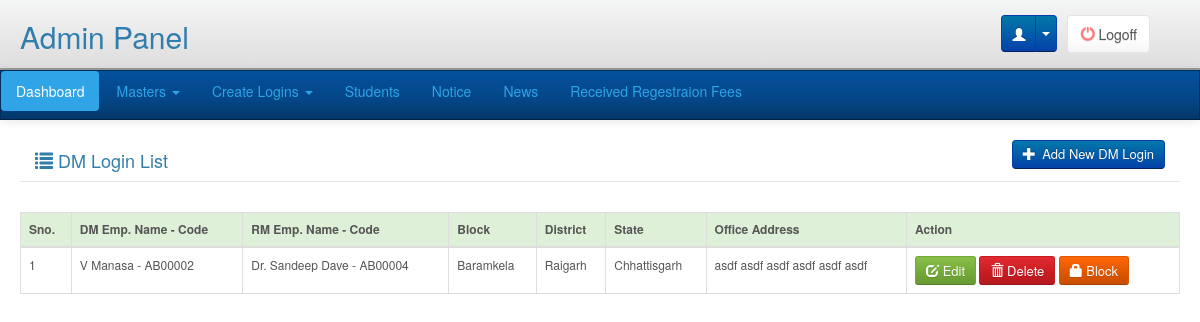
Screenshot of /adminpanel/dm-login/index.php (signed in) with the database file from the repository.
### tables this page shows
CREATE TABLE `dm_login` (
  `DM_Id` smallint(6) NOT NULL,
  `R_Emp_Code` varchar(75) NOT NULL,
  `DM_Emp_Code` varchar(75) NOT NULL,
  `DM_State` tinyint(4) NOT NULL,
  `DM_District` smallint(6) NOT NULL,
  `DM_Block` int(11) NOT NULL,
  `DM_Address` varchar(300) NOT NULL,
  `DM_Password` varchar(50) NOT NULL,
  `DM_Status` tinyint(4) NOT NULL
);

CREATE TABLE `employee_master` (
  `EMP_Id` mediumint(9) NOT NULL,
  `EMP_Code` varchar(75) NOT NULL,
  `EMP_Name` varchar(75) NOT NULL,
  `DOJ` date NOT NULL,
  `EMP_Designation` varchar(75) NOT NULL,
  `EMP_Image` varchar(75) NOT NULL,
  `State_Id` tinyint(4) NOT NULL,
  `District_Id` smallint(6) NOT NULL,
  `Block_Id` int(11) NOT NULL,
  `EMP_Address` varchar(300) NOT NULL,
  `EMP_Contact` varchar(15) NOT NULL,
  `EMP_Email` varchar(50) NOT NULL,
  `EMP_Salary` int(11) NOT NULL,
  `Posting_Place` varchar(50) NOT NULL,
  `Duty_Time` varchar(50) NOT NULL,
  `Visiting_Date_Place` varchar(50) NOT NULL,
  `emp_sign` varchar(100) NOT NULL COMMENT '//emp signature_name'
);

CREATE TABLE `block_master` (
  `Block_Id` int(11) NOT NULL,
  `Block_Name` varchar(50) NOT NULL,
  `District_Id` smallint(6) NOT NULL
);

CREATE TABLE `district_master` (
  `District_Id` smallint(6) NOT NULL,
  `State_Id` tinyint(4) NOT NULL,
  `District_Name` varchar(100) NOT NULL
);

CREATE TABLE `state_master` (
  `State_Id` tinyint(4) NOT NULL,
  `State_Name` varchar(100) NOT NULL
);

### libraries/classes/DBConn.php (called while the page is built, shortened)
<?php
class DBConn  extends Conn {
	 function ExecuteQuery($userQuery)
	{
		$result= mysql_query($userQuery);
                $num_fields = mysql_num_fields($result);
				$obj = array();
				$x=1;
				while($row=mysql_fetch_array($result)){
				  for($j=0;$j<$num_fields;$j++){
					 $name = mysql_field_name($result, $j);
					 $obj[$x][$name]=$row[$name];
					}
					$x++;
					}
     return $obj;
	}
}
?>

### adminpanel/dm-login/index.php (the view, shortened to what this page needs)
<?php
require_once(PATH_LIBRARIES.'/classes/DBConn.php');
include(PATH_ADMIN_INCLUDE.'/header.php');
$db = new DBConn();
$getrmlogin=$db->ExecuteQuery("SELECT DM_Id, R_Emp_Code, DM_Emp_Code, DM_Address, e.EMP_Name AS DEMP_Name, em.EMP_Name AS REMP_Name, DM_Password, b.Block_Name, d.District_Name, s.State_Name, CASE WHEN DM_Status = 1 THEN 'Block' WHEN DM_Status = 0 THEN 'Unblock' END DM_Status
FROM dm_login dm
LEFT JOIN block_master b ON dm.DM_Block = b.Block_Id
LEFT JOIN district_master d ON dm.DM_District = d.District_Id
LEFT JOIN state_master s ON d.State_Id = s.State_Id
LEFT JOIN employee_master e ON dm.DM_Emp_Code = e.EMP_Code
LEFT JOIN employee_master em ON dm.R_Emp_Code = em .EMP_Code
");
?>
<div class="main">
	<div class="page-title">
        <div>
            <div class="col-lg-5 pull-left"><h4><i class="glyphicon glyphicon-list"></i> DM Login List</h4></div>
            <div class="col-lg-5 pull-right">
                <div class="ef_header_tools pull-right">
                    <a class="btn btn-primary" href="add_dm.php" title="Add course"><i class="glyphicon glyphicon-plus"></i>&nbsp;Add New DM Login</a>
                </div>
            </div>
        </div>
        <div class="clearfix">&nbsp;</div>
    </div>
    <table class="table table-hover table-bordered" id="addedProducts">
      <thead>
        <tr class="success">
          <th>Sno.</th>
          <th>DM Emp. Name - Code</th>
          <th>RM Emp. Name - Code</th>
          <th>Block</th>
          <th>District</th>
          <th>State</th>
          <th>Office Address</th>
          <th>Action</th>
        </tr>
      </thead>
      <tbody>
        <?php
            $i=1;
            foreach($getrmlogin as $getrmloginVal){ ?>
        <tr>
          <td><?php echo $i;?></td>
          <td><?php echo $getrmloginVal['DEMP_Name'].' - '.$getrmloginVal['DM_Emp_Code'];?></td>
          <td><?php echo $getrmloginVal['REMP_Name'].' - '.$getrmloginVal['R_Emp_Code'];?></td>
          <td><?php echo $getrmloginVal['Block_Name'];?></td>
          <td><?php echo $getrmloginVal['District_Name'];?></td>
          <td><?php echo $getrmloginVal['State_Name'];?></td>
          <td><?php echo $getrmloginVal['DM_Address'];?></td>
          <td><button type="button" id="editbtn" class="btn btn-success btn-sm" onClick="window.location.href='edit_dm.php?id=<?php echo $getrmloginVal['DM_Id'];?>'" > <span class="glyphicon glyphicon-edit"></span> Edit </button>
            <button type="button" class="btn btn-danger btn-sm delete" id="<?php echo $getrmloginVal['DM_Id']; ?>" name="delete"> <span class="glyphicon glyphicon-trash"></span> Delete </button>
            <?php if($getrmloginVal['DM_Status']=="Block"){ ?>
            <button type="button" class="btn btn-warning btn-sm status" id="status-<?php echo $getrmloginVal['DM_Id']; ?>" name="status"> <span class="glyphicon glyphicon-lock"></span> <?php echo $getrmloginVal['DM_Status'] ?> </button>
            <?php }else{ ?>
            <button type="button" class="btn btn-primary btn-sm status" id="status-<?php echo $getrmloginVal['DM_Id']; ?>" name="status"> <i class="fa fa-unlock" aria-hidden="true"></i> <?php echo $getrmloginVal['DM_Status'] ?> </button>
            <?php } ?>
            </td>
        </tr>
        <?php $i++;} ?>
      </tbody>
    </table>
</div>

### css/adminpanel_style.css (style rules this page uses)
.table { font-size: 12px; }
.main { margin:20px 20px 100px 20px; }
.btn { padding: 4px 10px; font-size: 13px; text-align: center; cursor: pointer; }
.btn-primary { color: #ffffff; text-shadow: 0 -1px 0 rgba(0,0,0,0.25); background-color: #0362a9; background-image: linear-gradient(to bottom,#0378a9,#0341a9); background-repeat: repeat-x; filter: progid:DXImageTransform.Microsoft.gradient(startColorstr='#000378a8', endColorstr='#000341a8', GradientType=0); border-color: #0341a9 #0341a9 #02245e; }
.btn i { margin-right: 3px; }
.page-title { border-bottom: 1px solid #E5E5E5; margin-bottom:30px; }

### rows the page displays
dm_login: employee_master.EMP_Name "V Manasa", DM_Emp_Code "AB00002", employee_master.EMP_Name "Dr. Sandeep Dave", R_Emp_Code "AB00004", block_master.Block_Name "Baramkela", district_master.District_Name "Raigarh", state_master.State_Name "Chhattisgarh", DM_Address "asdf asdf asdf asdf asdf asdf", DM_Status "Block"
